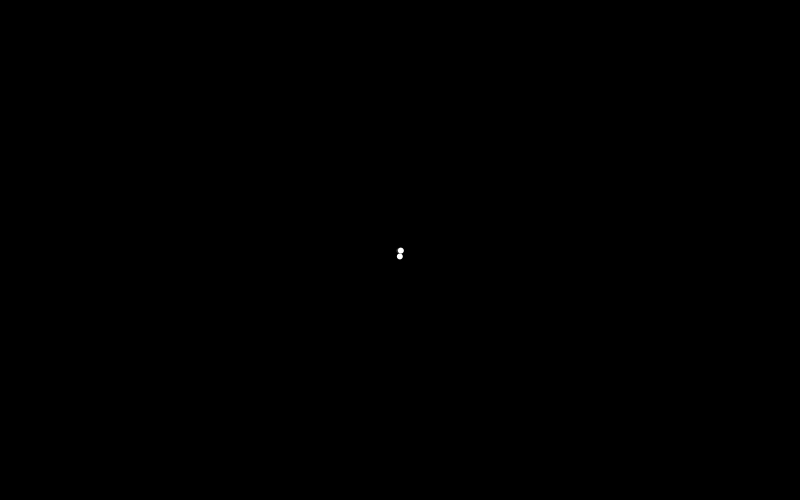
Frame 1 (no input)
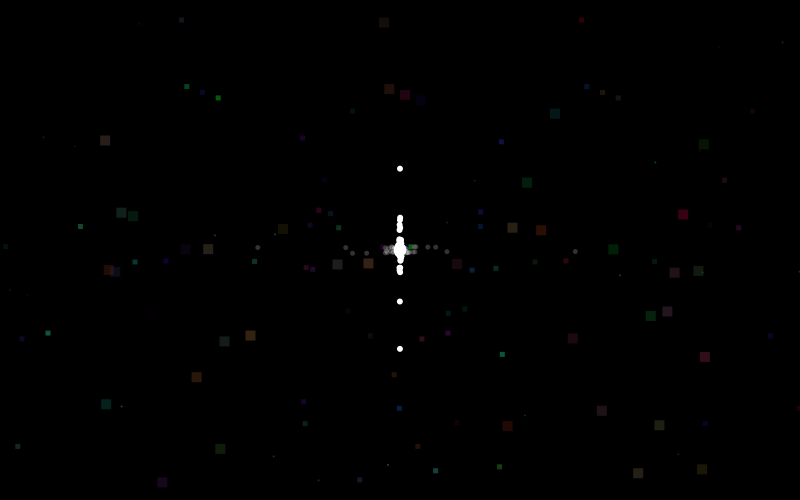
Frame 60 (the mouse pressed at the canvas centre just before this capture)
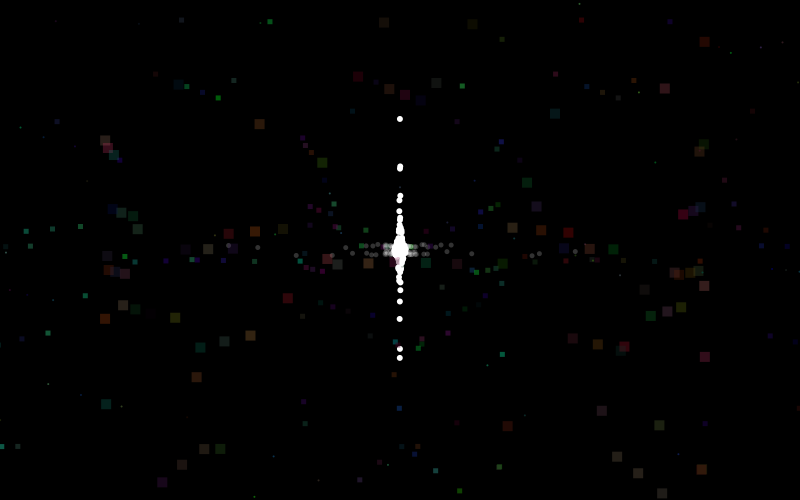
Frame 120 (the mouse held since frame 60 and released just before this capture)

The Processing sketch that drew these frames (run headless with seeded random() and noise(); from frame 60 on, the mouse is pressed at the canvas centre):

// Processing sketch: processing_139026
// ── processing_139026.pde


float angle = 0;
float xradius = 300;
float yradius = 300;
float xradiusO = 1;
float yradiusO = 1;
float xradiusA = 800;
float yradiusA = 800;

void setup(){
  size (800,500);
  background(0);noStroke();
    frameRate(15000);
}

void draw(){


  
   for(int i = 0; i < 2; i++){
         pushMatrix();
    float xposK = xradiusO*tan(radians(angle))+400;
  float yposK = yradiusO*sin(radians(angle))+250;
  angle+=130.5; 
  xradiusO += .01;
  yradiusO += .01;
noStroke();
fill(255,50);
  ellipse (xposK,yposK,5,5);
   popMatrix();
  }
  for(int i = 0; i < 2; i++){
         pushMatrix();
    float xposK = xradiusO*cos(radians(angle))+400;
  float yposK = yradiusO*tan(radians(angle))+250;
  angle+=130.5; 
  xradiusO += .01;
  yradiusO += .01;
  noStroke();
fill(255);
  ellipse (xposK,yposK,6,6);
   popMatrix();
  }
 
  
 
 
 noStroke();
  float xpos = xradius*cos(radians(angle))-tan(radians(cos(angle)))+400;
  float ypos = yradius*tan(radians(sin(angle))+tan(radians(cos(angle))/tan(radians(tan(angle)))))+250;
fill(random(0, 200),random(0, 130),random(0, 110), 70);
  rect (xpos,ypos,10,10);
  

   float xposOne = xradius*cos(radians(angle))-tan(radians(cos(angle)))+200;
  float yposOne = yradius*tan(radians(sin(angle))+tan(radians(cos(angle))/tan(radians(tan(angle)))))+250;
fill(random(0, 50),random(0, 200),random(0, 150), 120);
  rect (xposOne,yposOne,5,5);

   float xposTwo = xradius*cos(radians(angle))-tan(radians(cos(angle)))+600;
  float yposTwo = yradius*tan(radians(sin(angle))+tan(radians(cos(angle))/tan(radians(tan(angle)))))+250;
fill(random(0, 100),random(0, 50),random(0, 100), 120);
  rect (xposTwo,yposTwo,5,5);
  
  
  
   float xposThree = xradiusA*cos(radians(angle))-tan(radians(cos(angle)))+800;
  float yposThree = yradiusA*tan(radians(sin(angle))+tan(radians(cos(angle))/tan(radians(tan(angle)))))+250;
fill(random(0, 50),random(0, 100),random(0, 80));
  ellipse (xposThree,yposThree,2,2);

   float xposT = xradiusA*cos(radians(angle))-tan(radians(cos(angle)))+0;
  float yposT = yradiusA*tan(radians(sin(angle))+tan(radians(cos(angle))/tan(radians(tan(angle)))))+0;
fill(random(0, 50),random(0, 100),random(0, 80));
  ellipse (xposT,yposT,2,2);
    
 angle++;
  
}
